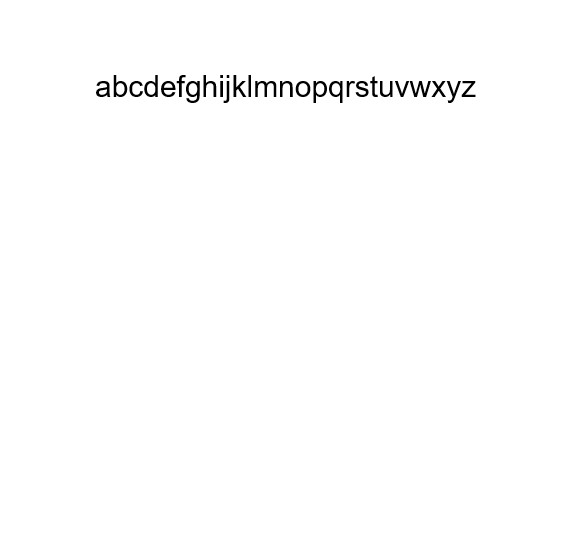
#> input picture data/test_images/line_detection/test_a_to_z_3.jpg, 586 x 550 px
$ jupyter execute char_detection.ipynb
#> lines starting #> are read from the running program, lines starting #| are printed output that depends on the picture; after the words box and inside, x2 and y2 are one past the last pixel; in counts of white or black regions, pixels touching at a corner belong together
## 1.ใช้ Morphological Closing เชื่อมส่วนที่แยกกัน
ใช้ cv2.morphologyEx กับ Kernel ขนาดเล็ก เพื่อเชื่อมจุด (dot) เข้ากับฐานตัวอักษร

[cell 1]
import cv2
import numpy as np

image = cv2.imread("../../data/test_images/line_detection/test_a_to_z_3.jpg")
#> image is the input picture: shape (550, 586, 3); min 0, max 255, mean 252.9
if image is None:
    raise FileNotFoundError("ไม่พบไฟล์ภาพ กรุณาตรวจสอบเส้นทางของไฟล์")

# แปลงเป็น Grayscale
gray = cv2.cvtColor(image, cv2.COLOR_BGR2GRAY)

# การ Threshold แบบ Adaptive Gaussian
binary_image = cv2.adaptiveThreshold(
    gray, 255, cv2.ADAPTIVE_THRESH_GAUSSIAN_C, cv2.THRESH_BINARY_INV, 51,30
)
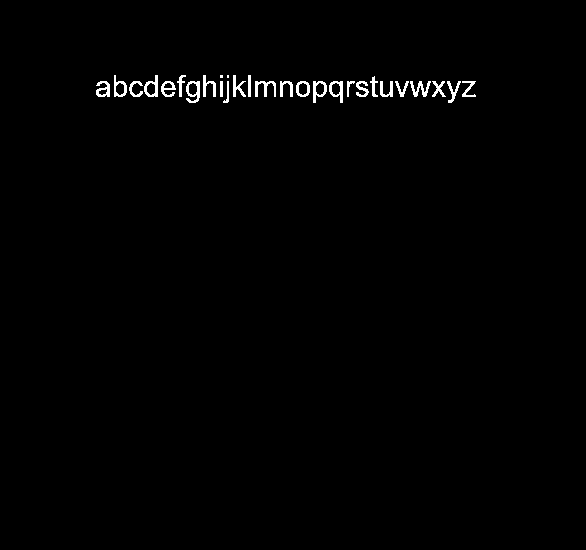
#> binary_image: shape (550, 586); 0.88% white; 28 white regions (2 under 20 px), largest, box (x1, y1, x2, y2) and area: (186, 81, 200, 103) 162, (255, 81, 276, 97) 158, (410, 81, 431, 97) 153

kernel = cv2.getStructuringElement(cv2.MORPH_RECT, (3, 3))  # ขนาด Kernel
closed_image = cv2.morphologyEx(binary_image, cv2.MORPH_CLOSE, kernel)
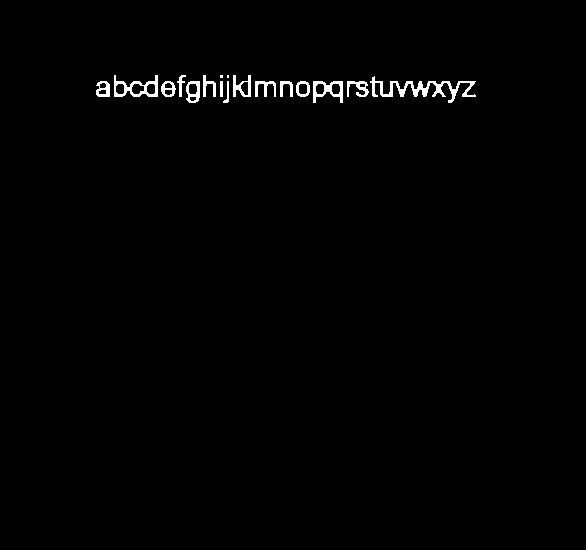
#> closed_image: shape (550, 586); 0.95% white; 17 white regions (2 under 20 px), largest, box (x1, y1, x2, y2) and area: (370, 76, 476, 103) 801, (114, 75, 158, 97) 398, (313, 81, 343, 103) 315

cv2.imshow("test", closed_image)
cv2.waitKey(0)
cv2.destroyAllWindows()

## 2.ใช้ระยะห่างระหว่าง Contours เพื่อตัดสินการรวม
หลังการหา Contours ให้ตรวจสอบ Contours ใกล้เคียงกันและรวมพิกัด Bounding Box:

[cell 2]
import cv2
import numpy as np

# โหลดภาพ
image = cv2.imread("../../data/test_images/line_detection/test_a_to_z_3.jpg")
if image is None:
    raise FileNotFoundError("ไม่พบไฟล์ภาพ กรุณาตรวจสอบเส้นทางของไฟล์")

# แปลงเป็น Grayscale
gray = cv2.cvtColor(image, cv2.COLOR_BGR2GRAY)

# การ Threshold แบบ Adaptive Gaussian
binary_image = cv2.adaptiveThreshold(
    gray, 255, cv2.ADAPTIVE_THRESH_GAUSSIAN_C, cv2.THRESH_BINARY_INV, 51, 30
)

kernel = cv2.getStructuringElement(cv2.MORPH_RECT, (6, 6))  # ขนาด Kernel
closed_image = cv2.morphologyEx(binary_image, cv2.MORPH_CLOSE, kernel)
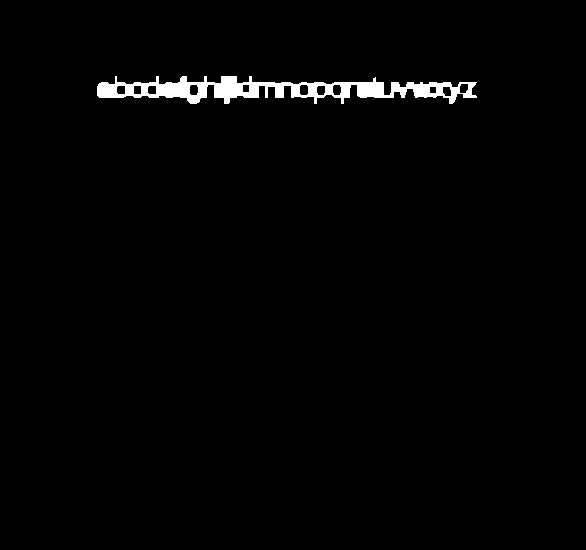
#> closed_image: shape (550, 586); 1.5% white; 1 white region

# หา Contours
contours, _ = cv2.findContours(closed_image, cv2.RETR_EXTERNAL, cv2.CHAIN_APPROX_SIMPLE)
#> contours = 1 contour; box (x1, y1, x2, y2) and area: (97, 76, 477, 104) 4890

# เรียง Contours จากซ้ายไปขวา
contours = sorted(contours, key=lambda c: cv2.boundingRect(c)[0])

# รวม Contours ที่มีการทับซ้อนกัน
merged_contours = []
for cnt in contours:
    x, y, w, h = cv2.boundingRect(cnt)
    should_merge = False
    for i, (mx, my, mw, mh) in enumerate(merged_contours):
        if (x < mx + mw and x + w > mx and  # ทับซ้อนในแนวนอน
            y < my + mh and y + h > my):    # ทับซ้อนในแนวตั้ง
            # รวม Bounding Box
            nx = min(x, mx)
            ny = min(y, my)
            nw = max(x + w, mx + mw) - nx
            nh = max(y + h, my + mh) - ny
            merged_contours[i] = (nx, ny, nw, nh)
            should_merge = True
            break
    if not should_merge:
        merged_contours.append((x, y, w, h))
#> this loop made 1 pass
#> (x, y, w, h) on pass 1: (97, 76, 380, 28)
#> after the loop, merged_contours = [(97, 76, 380, 28)]

# ตัดตัวอักษร
char_images = []
for x, y, w, h in merged_contours:
    if w > 5 and h > 5:  # กรองเสียงรบกวน (Bounding Box ขนาดเล็ก)
        char_img = binary_image[y:y+h, x:x+w]
        char_images.append(char_img)
#> this loop made 1 pass
#> pass 1, `char_img = binary_image[y:y+h, x:x+w]`:
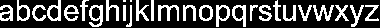
#> char_img: shape (28, 380); 26.5% white; 28 white regions (2 under 20 px), largest, box (x1, y1, x2, y2) and area: (89, 5, 103, 27) 162, (158, 5, 179, 21) 158, (313, 5, 334, 21) 153
#> after the loop, char_images = 1 item

# แสดงภาพผลลัพธ์
output_image = image.copy()
for x, y, w, h in merged_contours:
    cv2.rectangle(output_image, (x, y), (x + w, y + h), (0, 255, 0), 1)
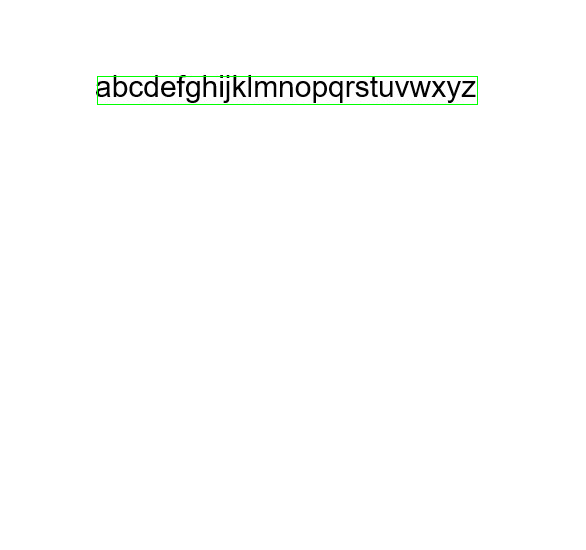
#> output_image: shape (550, 586, 3); 0.25% of pixels changed, all inside (x1, y1, x2, y2) = (97, 76, 478, 105)

cv2.imshow("Detected Characters", output_image)
cv2.waitKey(0)
cv2.destroyAllWindows()

$ run again, with data/test_images/line_detection/0to9.jpg copied over data/test_images/line_detection/test_a_to_z_3.jpg
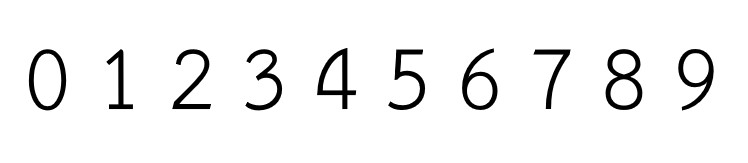
#> input picture data/test_images/line_detection/0to9.jpg, 748 x 163 px
#> image is the input picture: shape (163, 748, 3); min 0, max 255, mean 241.8
#> `binary_image = cv2.adaptiveThreshold( gray, 255, cv2.ADAPTIVE_THRESH_G..`:
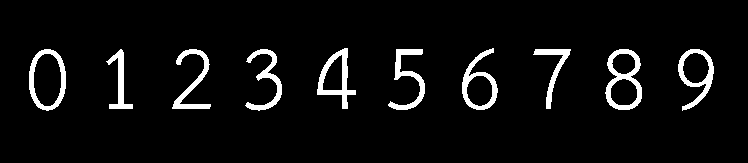
#> binary_image: shape (163, 748); 5.5% white; 10 white regions, largest, box (x1, y1, x2, y2) and area: (605, 49, 642, 110) 856, (317, 48, 356, 109) 743, (29, 49, 66, 111) 716
#> contours = 10 contours; largest, box (x1, y1, x2, y2) and area: (30, 50, 67, 112) 1783, (606, 50, 643, 111) 1716, (463, 49, 499, 111) 1231, (679, 50, 715, 112) 1228, (318, 49, 357, 110) 1132
#> the loop `for cnt in contours:` made 10 passes
#> (x, y, w, h) on passes 1 to 8: (30, 50, 37, 62), (107, 50, 27, 60), (173, 50, 39, 60), (246, 50, 37, 62), (318, 49, 39, 61), (389, 50, 37, 61), (463, 49, 36, 62), (534, 50, 38, 60)
#> after the loop `for cnt in contours:`: merged_contours = [(30, 50, 37, 62), (107, 50, 27, 60), (173, 50, 39, 60), (246, 50, 37, 62), (318, 49, 39, 61), (389, 50, 37, 61), (463, 49, 36, 62), (534, 50, 38, 60), (606, 50, 37, 61), (679, 50, 36, 62)]
#> the loop `for x, y, w, h in merged_contours:` made 10 passes
#> after the loop `for x, y, w, h in merged_contours:`: char_images = 10 items
#> after the loop `for x, y, w, h in merged_contours:`:
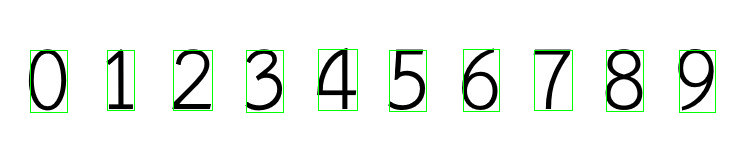
#> output_image: shape (163, 748, 3); 1.6% of pixels changed, all inside (x1, y1, x2, y2) = (30, 49, 716, 113)
